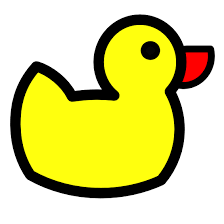
#> input picture duck.png, 224 x 224 px
$ python imagechange.py
#> lines starting #> are read from the running program, lines starting #| are printed output that depends on the picture
from re import S
from turtle import left
import PIL
from PIL import Image
from PIL import ImageDraw, ImageFont
import sys

with Image.open("duck.png").convert("RGBA") as image:
    images = []
    lables = []
    for i in range(3):
        for j in (0.1, 0.5, 0.9):
            source = image.split()
            mid = source[i].point(lambda x: x*j)
            source[i].paste(mid)
            im = Image.merge(image.mode, source)
            lables.append('channel {} intensity {}'.format(i, j))
            images.append(im)
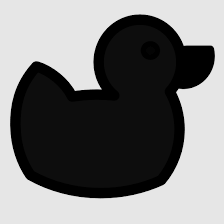
#> mid: PIL image 224x224 L; min 0, max 230, mean 120.8
#> after the loop, images = 9 items; lables = ['channel 0 intensity 0.1', 'channel 0 intensity 0.5', 'channel 0 intensity 0.9', 'channel 1 intensity 0.1', 'channel 1 intensity 0.5', 'channel 1 intensity 0.9', 'channel 2 intensity 0.1', 'channel 2 intensity 0.5', 'channel 2 intensity 0.9']
    font = ImageFont.truetype("Fanwood.ttf", 25)

    first_image = images[0]
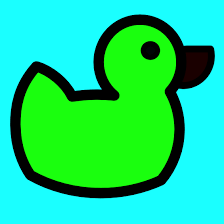
#> first_image: PIL image 224x224 RGBA; mean R, G, B, A 22.1, 214.6, 133.8, 255
    contact_sheet = PIL.Image.new(
        first_image.mode, (first_image.width*3, first_image.height*3+3*85))
#> contact_sheet: PIL image 672x927 RGBA; every value is 0
    x = 0
    y = 0
    draw = ImageDraw.Draw(contact_sheet)
    for i, img in enumerate(images):
        contact_sheet.paste(img, (x, y))
        draw.text((x, y+first_image.height + 5), lables[i], font=font)
        if x+first_image.width == contact_sheet.width:
            x = 0
            y = y+first_image.height+85
        else:
            x = x+first_image.width
#> this loop made 9 passes
#> (x, y) on passes 3, 6, 9: (0, 309), (0, 618), (0, 927)
#> x on passes 1, 2, 4, 5, 7, 8: 224, 448, 224, 448, 224, 448
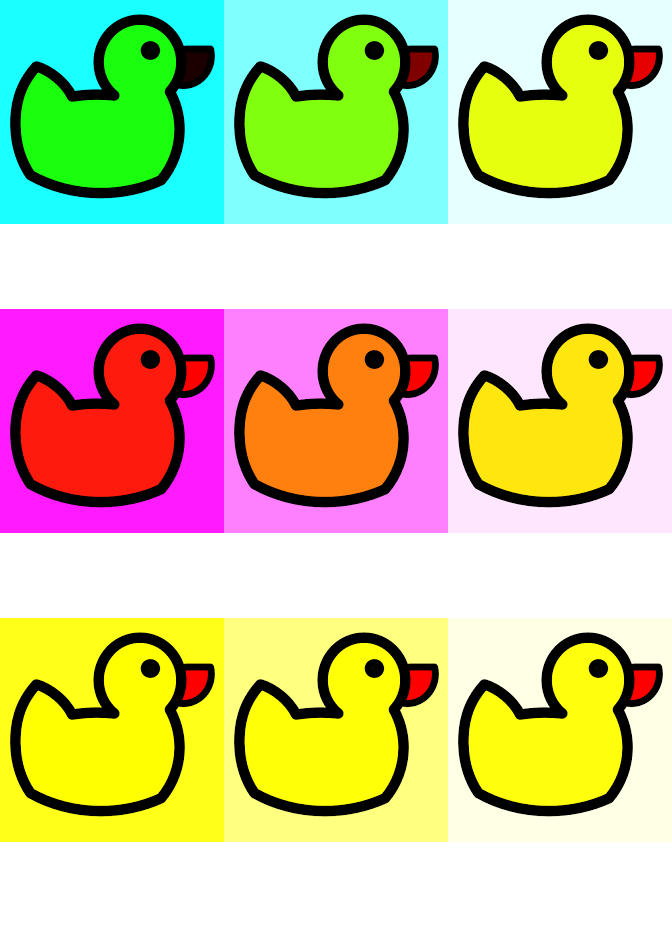
#> contact_sheet: PIL image 672x927 RGBA; mean R, G, B, A 135.2, 133.6, 84.7, 187.3; transparent parts drawn white
#> after the loop, x = 0; y = 927
    contact_sheet.show()
